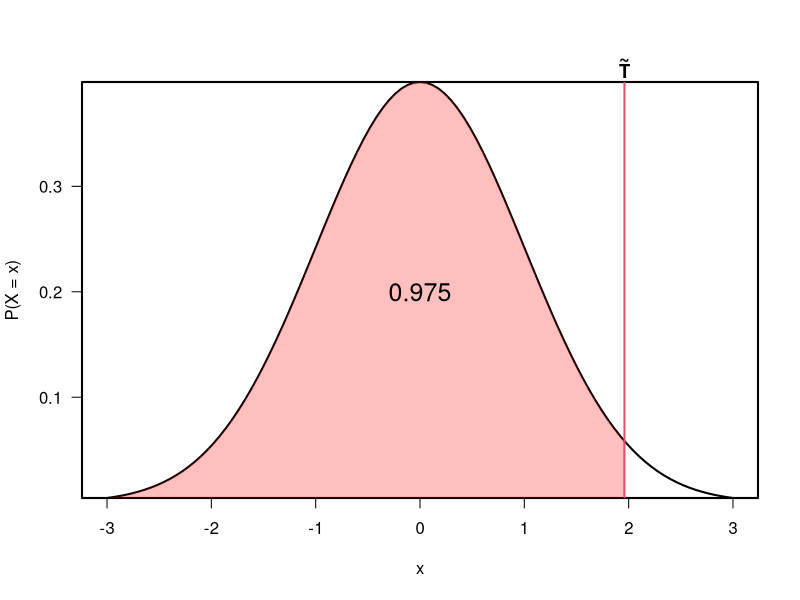
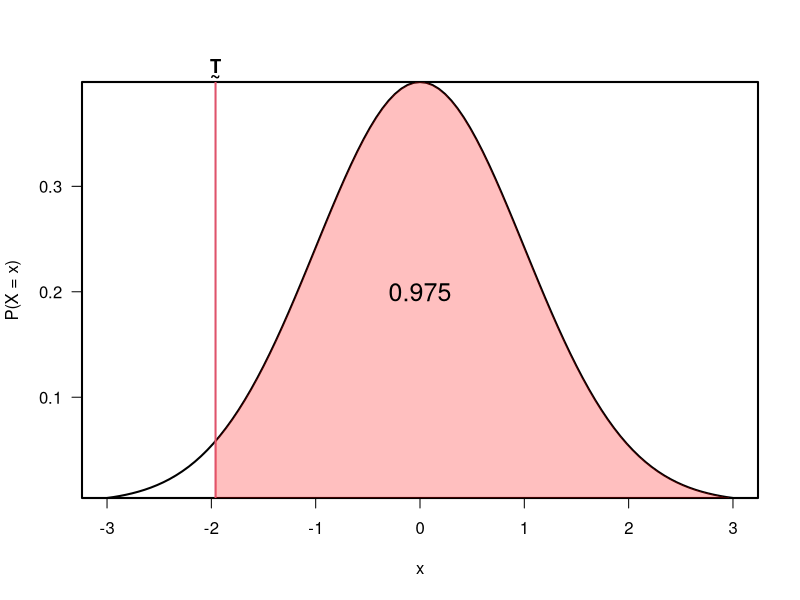
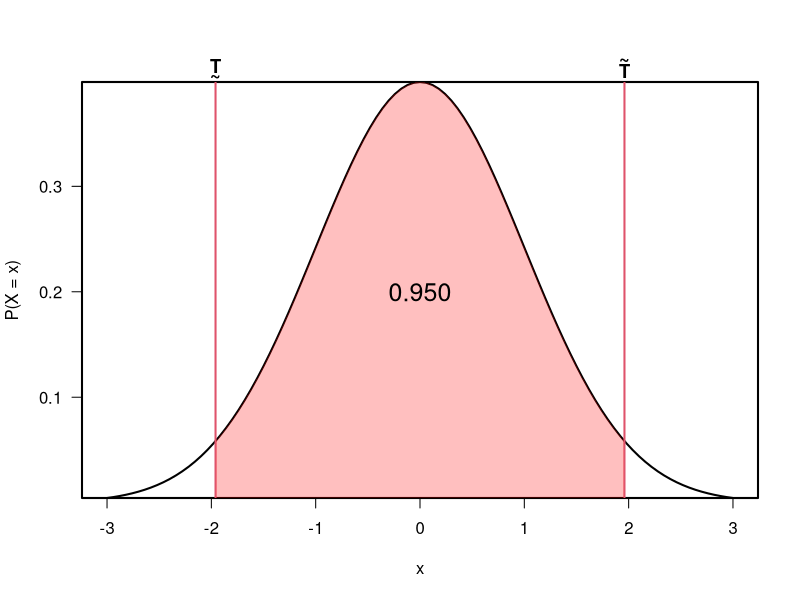

Generate these figures, in order, with R:
## ---- chunk 1
par(lwd = 2, las = 1, yaxs = 'i')
llim <- qnorm(0.975)
curve(dnorm(x), xlim = c(-3,3), ylab = 'P(X = x)')
abline(v = llim, col = 2)
polygon(x = c(-3, seq(-3,llim, length = 100), llim),
        y = c(0, dnorm(seq(-3,llim, length = 100)), 0),
        border = F,
        col = scales::alpha('red', 0.25))
text(0,dnorm(0)/2, '0.975', cex = 1.5)
mtext(side = 3, at = llim, 
      expression(bold(tilde('T'))), 
      line = 0.005, cex = 1.1)
## ---- chunk 2
par(lwd = 2, las = 1, yaxs = 'i')
ulim <- qnorm(0.025)
curve(dnorm(x), xlim = c(-3,3), ylab = 'P(X = x)')
abline(v = ulim, col = 2)
polygon(x = c(ulim,seq(ulim, 3, length = 100), 3),
        y = c(0, dnorm(seq(ulim, 3, length = 100)), 0),
        border = F,
        col = scales::alpha('red', 0.25))
text(0,dnorm(0)/2, '0.975', cex = 1.5)
mtext(side = 3, at = ulim,'~', line = -0.250, font = 2, cex = 1.1)
mtext(side = 3, at = ulim,'T', line = 0.250, font = 2, cex = 1.1)
## ---- chunk 3
par(lwd = 2, las = 1, yaxs = 'i')
lims <- qnorm(c(0.025, 0.975))
curve(dnorm(x), xlim = c(-3,3), ylab = 'P(X = x)')
abline(v = c(lims[1],lims[2]), col = 2)
polygon(x = c(lims[1],seq(lims[1], lims[2], length = 100), lims[2]),
        y = c(0, dnorm(seq(lims[1], lims[2], length = 100)), 0),
        border = F,
        col = scales::alpha('red', 0.25))
text(0,dnorm(0)/2, '0.950', cex = 1.5)
mtext(side = 3, at = lims[1],'~', line = -0.250, font = 2, cex = 1.1)
mtext(side = 3, at = lims[1],'T', line = 0.250, font = 2, cex = 1.1)
mtext(side = 3, at = lims[2], 
      expression(bold(tilde('T'))), 
      line = 0.005, cex = 1.1)
